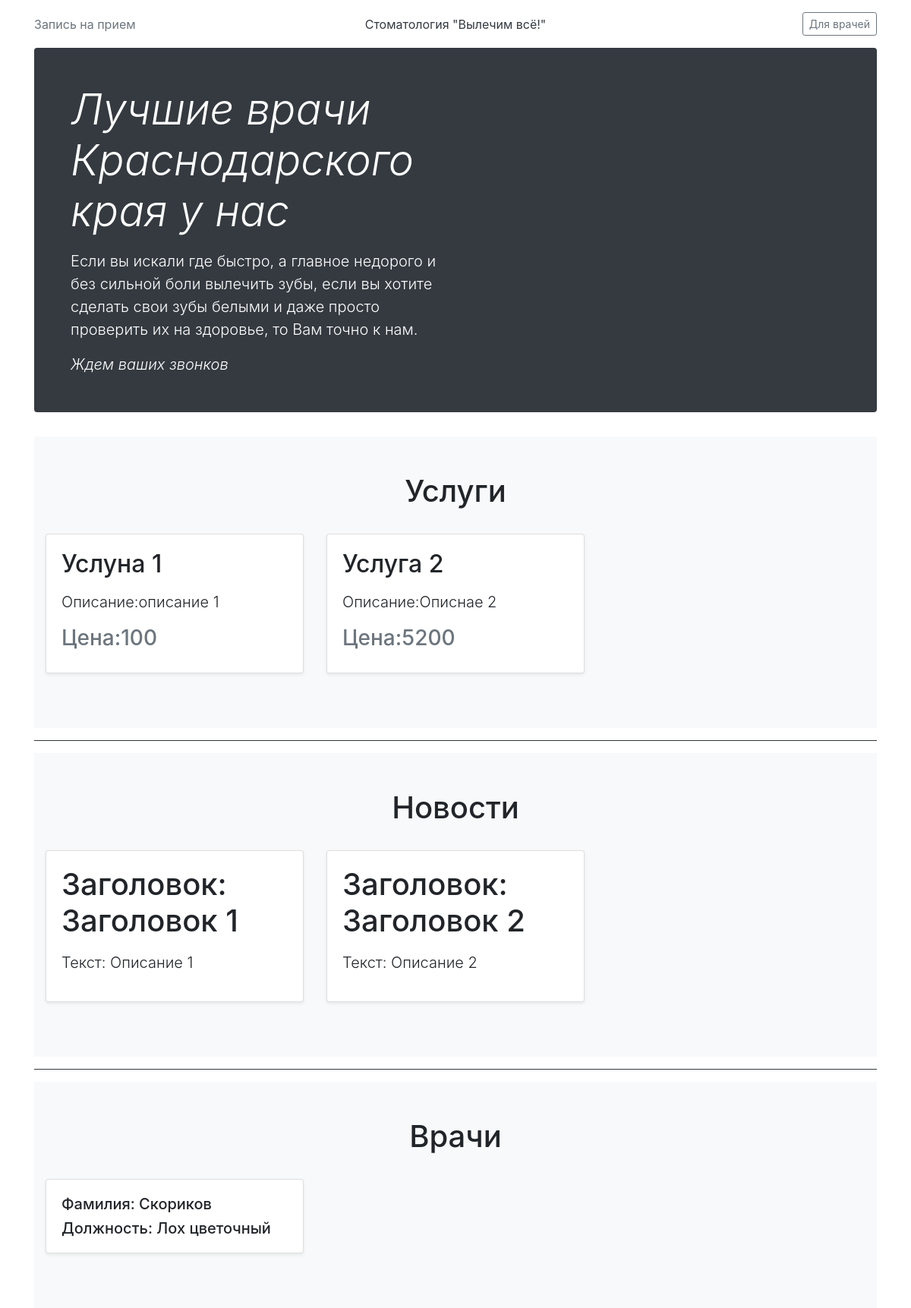
The page / on the database its author committed.
### clinic/models.py (models this page shows, shortened)
class servers(models.Model):
	Title = models.CharField(max_length=50, verbose_name="Заголовок")
	Description = models.CharField(max_length=120, verbose_name="Описание")
	Price = models.CharField(max_length=7, verbose_name="Цена")

class content(models.Model):
	Title = models.CharField(max_length=15, verbose_name="Заголовок")
	Description = models.CharField(max_length=120, verbose_name="Описание")

class user(models.Model):
	Ty =(('V', 'Врач'),('S', 'Секретарь'))
	Fam = models.CharField(max_length=30, verbose_name="Фамилия")
	Im = models.CharField(max_length=15, verbose_name="Имя")
	Otch = models.CharField(max_length=20, verbose_name="Отчество")
	Numm = models.CharField(max_length=15, verbose_name="Номер телефона")
	Dolj = models.CharField(max_length=15, verbose_name="Должность")
	StajR = models.CharField(max_length=15, verbose_name="Стаж")
	Img = models.ImageField(blank=True, verbose_name="Ссылка картинки")
	Passw = models.CharField(max_length=50, verbose_name="Пароль" )
	Type = models.CharField(max_length=1, choices=Ty)

### clinic/views.py (the view)
# urls.py: path('', views.index),
def index(request):
    main = servers.objects.all()
    news = content.objects.all()
    us = user.objects.filter(Type = 'V')
    return render(request,'clinic/index.html',{'context':main, 'news':news, 'us':us})

### clinic/templates/clinic/index.html (shortened to what this page needs)
<!DOCTYPE html>
<html>
<head>
	{% load staticfiles %}
	<link rel="stylesheet" href="{% static 'clinic/css/style.css' %}">
	<link rel="stylesheet" href="https://stackpath.bootstrapcdn.com/bootstrap/4.1.3/css/bootstrap.min.css">
</head>
<body>
	<div class="container">
		<header class="blog-header py-3">
			<div class="row flex-nowrap justify-content-between align-items-center">
				<div class="container-fluid">
	<div class="row">
		<div class="col-md-12">
			 <a id="modal-689932" href="#modal-container-689932" role="button" class="text-muted" data-toggle="modal">Запись на прием</a>
		</div>
	</div>
</div>
				<div class="col-4 text-center">
					<a class="blog-header-logo text-dark" href="#">Стоматология "Вылечим всё!"</a>
				</div>
				<div class="col-4 d-flex justify-content-end align-items-center">
					<a class="btn btn-sm btn-outline-secondary" href="/lk">Для врачей</a>
				</div>
			</div>
		</header>
		<div class="jumbotron p-3 p-md-5 text-white rounded bg-dark">
			<div class="col-md-6 px-0">
				<h1 class="display-4 font-italic">Лучшие врачи Краснодарского края у нас</h1>
				<p class="lead my-3">Если вы искали где быстро, а главное недорого и без сильной боли вылечить зубы, если вы хотите сделать свои зубы белыми и даже просто проверить их на здоровье, то Вам точно к нам.</p>
				<p class="lead mb-0 font-italic">Ждем ваших звонков</p>
			</div>
		</div>
		<div class="album py-5 bg-light">
			<H1 style=" text-align: center">Услуги</H1>
			<br>
			<div class="container">
				<div class="row">
					{% for first in context %}
					<div class="col-md-4 box">
						<div class="card mb-4 shadow-sm">
							<div class="card-body">
								<H2 class="card-text">{{first.Title}}</H2>
								<p class="lead my-3">Описание:{{first.Description}}</p>
								<div class="d-flex justify-content-between align-items-center">
									<H3 class="text-muted">Цена:{{first.Price}}</H3>
								</div>
							</div>
						</div>
					</div>
					{% endfor %}
				</div>
			</div>
		</div>
		<hr align="center" width="100%" size="2" color="#353D42" />
		<div class="album py-5 bg-light">
			<H1 style=" text-align: center">Новости</H1>
			<br>
			<div class="container">
				<div class="row">
					{% for twice in news %}
					<div class="col-md-4 box">
						<div class="card mb-4 shadow-sm">
							<div class="card-body">
								<H1 class="card-text">Заголовок: {{twice.Title}}</H1>
								<p class="lead my-3">Текст: {{twice.Description}}</p>
							</div>
						</div>
					</div>
					{% endfor %}
				</div>
			</div>
		</div>
		<hr align="center" width="100%" size="2" color="#353D42" />
				<div class="album py-5 bg-light">
			<H1 style=" text-align: center">Врачи</H1>
		<br>
			<div class="container">
				<div class="row">
					{% for twice in us %}
					<div class="col-md-4 box">
						<div class="card mb-4 shadow-sm">
							<div class="card-body">
								<H5 class="card-text">Фамилия: {{twice.Fam}}</H5>
								<H5 class="card-text">Должность: {{twice.Dolj}}</H5>
							</div>
						</div>
					</div>
					{% endfor %}
				</div>
			</div>
		</div>
	</div>
</body>
</html>

### clinic/static/clinic/css/style.css (style rules this page uses)
body { margin: 0; font-family: -apple-system,BlinkMacSystemFont,"Segoe UI",Roboto,"Helvetica Neue",Arial,sans-serif,"Apple Color Emoji","Segoe UI Emoji","Segoe UI Symbol","Noto Color Emoji"; font-size: 1rem; font-weight: 400; line-height: 1.5; color: #212529; text-align: left; background-color: #fff; }

### rows shown on the page
servers: Title "Услуна 1", Description "описание 1", Price "100"
servers: Title "Услуга 2", Description "Описнае 2", Price "5200"
content: Title "Заголовок 1", Description "Описание 1"
content: Title "Заголовок 2", Description "Описание 2"
user: Fam "Скориков", Dolj "Лох цветочный"
